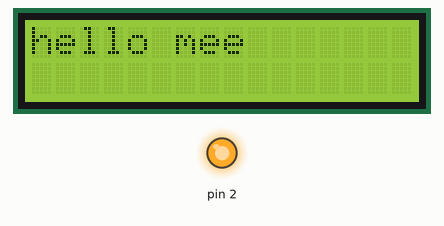
The sketch below on a simulated Arduino Uno, built with avr-gcc and run on an emulated ATmega328P. Parts: 16×2 character LCD, output pins drawn as LEDs (lit = HIGH).

Above: at 0.2 s.
At 1.28 s:
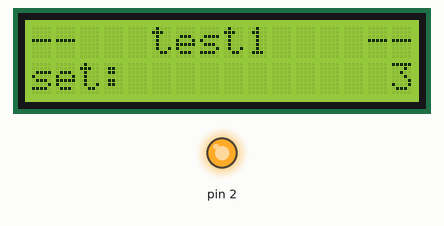
At 2.35 s:
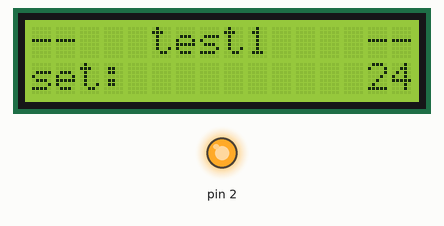
At 3.42 s:
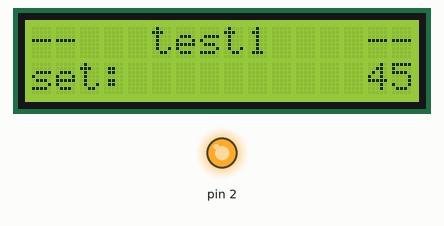
At 4.5 s:
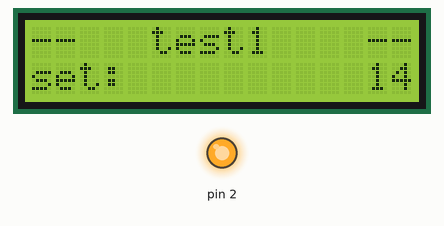
At 6.7 s:
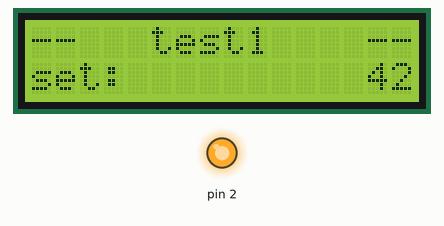

Measured:
- what the display in image 0 shows lasts 1.0 s, from 0.2 s to 1.2 s
- what the display in image 4 shows lasts 1.1 s, from 4.4 s to 5.5 s

The sketch:

meni_testing2.ino
```cpp
#include <LiquidCrystal.h>
#include "menuTool.h"

int bla=0;
valueItem test1("test1", bla, 50, 0);
MenuItem *p = &test1;

LiquidCrystal lcd(A0, A1, A2, A3, A4, A5);

void setup() {
  Serial.being(115200);

  //backlight pin
  pinMode(2, OUTPUT);
  digitalWrite(2, HIGH);

  //welcome screen
  lcd.begin(16, 2);
  delay(100);
  lcd.print("hello mee");
  delay(1000);
  lcd.clear();

  //display stuff on lcd
  test1.display(lcd);

  //test variable
  for(byte i=0; i<65;i++){
    test1.up();
    test1.update(lcd);
    delay(50);
  }
  delay(1000);
  for(byte i=0; i<23;i++){
    test1.down();
    test1.update(lcd);
    delay(50);
  }
}

void loop() {
  if(Serial.available()){
    bla=Serial.readStringUntil('\n').toInt();
    test1.update(lcd);
  }
}
```

extended.h
```cpp
#include "Arduino.h"

//get center coords for printing
byte getMiddle(byte length, byte line){
  if(length%2>0)length++;
  line>>=1;
  length>>=1;
  if(length>line)return 0;
  return line-length;
}
```

menuTool.h
```cpp
#include <LiquidCrystal.h>
#include "Arduino.h"
#include "extended.h"

//base class -------------------------------------------------------------------
class MenuItem{
public:
  MenuItem(String ,int& ,int ,int);
  String name;
  int *state;
  int max;
  int min;

  MenuItem *parent;
  MenuItem *child;
  MenuItem *handle;

  bool up();
  bool down();
  void bla123();
  virtual bool ok()=0;
  virtual bool display(LiquidCrystal &lcd)=0;
  virtual bool update(LiquidCrystal &lcd)=0;
};
 //-----

MenuItem::MenuItem(String inName,int &inState, int inMax,int inMin){
  name = inName;
  state = &inState;
  max = inMax;
  min = inMin;
}

bool MenuItem::up(){
  *state= *state+1;
  if(*state>max)*state=min;
  return false;
}
bool MenuItem::down(){
  *state=*state-1;
  if(*state<min)*state=max;
  return false;
}

void MenuItem::bla123(){
  *state=*state+1;
}

//example parent class -------------------------------------------------------------------

class basicNumber: public MenuItem{
public:
            //  name, max, min   //
  basicNumber(String ,int ,int);
  int val;

  bool ok(){
    //ok button stuff
  }
  bool display(){
    //display everything
  }
  bool update(){
    //only update whats needs to be updated
  }
};

basicNumber::basicNumber(String inName,int inMax,int inMin):MenuItem(inName,val,inMax,inMin){

}

//test menu module -------------------------------------------------------------------

class valueItem: public MenuItem{
public:
  int *value;
  valueItem(String, int&, int, int);
  bool ok(){
    handle = parent;
    return true;
  }
  bool display(LiquidCrystal &lcd){
    lcd.setCursor(0,0);
    lcd.print("--");
    lcd.setCursor(14,0);
    lcd.print("--");
    lcd.setCursor(getMiddle(name.length(),16),0);
    lcd.print(name);
    lcd.setCursor(0,1);
    lcd.print("set:");
    String numb = String(*state);
    lcd.setCursor(16-numb.length(),1);
    lcd.print (numb);
  }
  bool update(LiquidCrystal &lcd){
    String numb = String(*state);
    lcd.setCursor(10, 1);
    for(byte i = 0; i<6-numb.length(); i++) lcd.write(' ');
    lcd.print(numb);
  }

};
valueItem::valueItem(String setName, int &setVal, int setMax, int setMin):MenuItem(setName, setVal, setMax, setMin){
    //value = &setVal;
  }

//Menu root class -------------------------------------------------------------------
//wip
class Root{
public:
  MenuItem *item;
  LiquidCrystal *device;

  Root(LiquidCrystal &setDisplay, MenuItem &setItem){
    item=&setItem;
    device = &setDisplay;
  }

  void up(){ if(item->up()) item=item->handle; }
  void down(){ if(item->down()) item=item->handle; }
  void ok(){ if(item->ok()) item=item->handle; }
  void display(){ if(item->display(*device)) item=item->handle; }
  void update(){ if(item->update(*device)) item=item->handle; }
};
```
